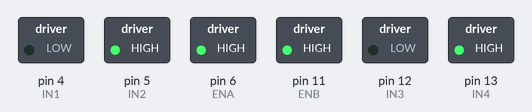
The sketch below on a simulated Arduino Uno, built with avr-gcc and run on an emulated ATmega328P. On the bench: switched loads named in the sketch (green lamp = pin HIGH).

Above: at 0.1 s.
Timing chart, 0 to 1.6 s (numbered marks = the images above):
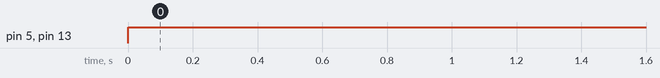

The sketch:

Advanced_Walking_Robot.ino
```cpp
/*
 ************************************************************************************
 * Mechanismic Inc.
 *
 * Created 2023
 * By Digvijay Patel
 * Last Modified 09/12/2023
 * By Josh Prentice
 * Version 2.0
 *
 *
 * This project aims to educate the user on how two motors can generate
 * the motion needed to create a walking robot
 *
 *
 * https://snappyxo.io/

 ************************************************************************************
 */


// MOTOR LEFT PINS
const int ENA = 6;
const int IN1 = 4;
const int IN2 = 5;

// MOTOR RIGHT PINS
const int ENB = 11;
const int IN3 = 12;
const int IN4 = 13;


void setPins() {
  // Set pins as input or output
  pinMode(ENA, OUTPUT);
  pinMode(IN1, OUTPUT);
  pinMode(IN2, OUTPUT);
  pinMode(ENB, OUTPUT);
  pinMode(IN3, OUTPUT);
  pinMode(IN4, OUTPUT);
  digitalWrite(ENA, HIGH);
  digitalWrite(ENB, HIGH);
}

//This setup section will be executed once
void setup() {
  //This initializes the serial monitors
 Serial.begin(9600);
 setPins();

}

// This is the main loop the code will follow
void loop() {

  forward();

}

//Defines forward functions that will cause the robot to walk forward
void forward() {
  digitalWrite(IN1, LOW);
  digitalWrite(IN2, HIGH);
  digitalWrite(IN3, LOW);
  digitalWrite(IN4, HIGH);
}
```

Measured:
- by itself, pin 5 (IN2), pin 13 (IN4): LOW → HIGH at 0.00 s
